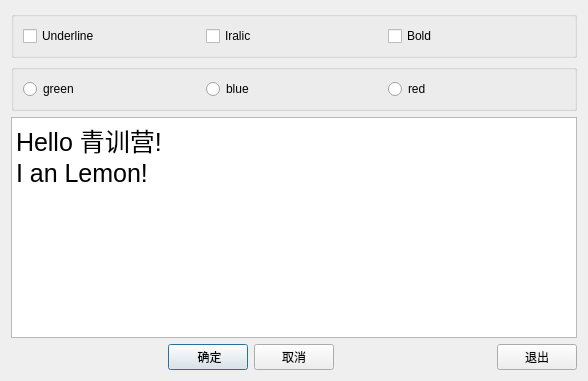
<?xml version="1.0" encoding="UTF-8"?>
<ui version="4.0">
 <class>Dialog</class>
 <widget class="QDialog" name="Dialog">
  <property name="geometry">
   <rect>
    <x>0</x>
    <y>0</y>
    <width>588</width>
    <height>381</height>
   </rect>
  </property>
  <property name="windowTitle">
   <string>Dialog</string>
  </property>
  <layout class="QVBoxLayout" name="verticalLayout">
   <item>
    <widget class="QGroupBox" name="groupBox">
     <property name="title">
      <string/>
     </property>
     <layout class="QHBoxLayout" name="horizontalLayout">
      <item>
       <widget class="QCheckBox" name="checkBoxUnderline">
        <property name="text">
         <string>Underline</string>
        </property>
       </widget>
      </item>
      <item>
       <widget class="QCheckBox" name="checkBoxItalic">
        <property name="text">
         <string>Iralic</string>
        </property>
       </widget>
      </item>
      <item>
       <widget class="QCheckBox" name="checkBoxBlod">
        <property name="text">
         <string>Bold</string>
        </property>
       </widget>
      </item>
     </layout>
    </widget>
   </item>
   <item>
    <widget class="QGroupBox" name="groupBox_2">
     <property name="title">
      <string/>
     </property>
     <layout class="QHBoxLayout" name="horizontalLayout_2">
      <item>
       <widget class="QRadioButton" name="rbtnGreen">
        <property name="text">
         <string>green</string>
        </property>
       </widget>
      </item>
      <item>
       <widget class="QRadioButton" name="rBtnBlue">
        <property name="text">
         <string>blue</string>
        </property>
       </widget>
      </item>
      <item>
       <widget class="QRadioButton" name="rBtnRed">
        <property name="text">
         <string>red</string>
        </property>
       </widget>
      </item>
     </layout>
    </widget>
   </item>
   <item>
    <widget class="QPlainTextEdit" name="plainTextEdit">
     <property name="font">
      <font>
       <pointsize>19</pointsize>
       <weight>50</weight>
       <bold>false</bold>
      </font>
     </property>
     <property name="plainText">
      <string>Hello 青训营!
I an Lemon!</string>
     </property>
    </widget>
   </item>
   <item>
    <layout class="QHBoxLayout" name="horizontalLayout_3">
     <item>
      <spacer name="horizontalSpacer_2">
       <property name="orientation">
        <enum>Qt::Horizontal</enum>
       </property>
       <property name="sizeHint" stdset="0">
        <size>
         <width>40</width>
         <height>20</height>
        </size>
       </property>
      </spacer>
     </item>
     <item>
      <widget class="QPushButton" name="btnOK">
       <property name="text">
        <string> 确定</string>
       </property>
      </widget>
     </item>
     <item>
      <widget class="QPushButton" name="btnCancel">
       <property name="text">
        <string>取消</string>
       </property>
      </widget>
     </item>
     <item>
      <spacer name="horizontalSpacer">
       <property name="orientation">
        <enum>Qt::Horizontal</enum>
       </property>
       <property name="sizeHint" stdset="0">
        <size>
         <width>40</width>
         <height>20</height>
        </size>
       </property>
      </spacer>
     </item>
     <item>
      <widget class="QPushButton" name="btnClose">
       <property name="text">
        <string>退出</string>
       </property>
      </widget>
     </item>
    </layout>
   </item>
  </layout>
 </widget>
 <resources/>
 <connections>
  <connection>
   <sender>btnOK</sender>
   <signal>clicked()</signal>
   <receiver>Dialog</receiver>
   <slot>accept()</slot>
   <hints>
    <hint type="sourcelabel">
     <x>194</x>
     <y>354</y>
    </hint>
    <hint type="destinationlabel">
     <x>293</x>
     <y>190</y>
    </hint>
   </hints>
  </connection>
  <connection>
   <sender>btnCancel</sender>
   <signal>clicked()</signal>
   <receiver>Dialog</receiver>
   <slot>reject()</slot>
   <hints>
    <hint type="sourcelabel">
     <x>294</x>
     <y>354</y>
    </hint>
    <hint type="destinationlabel">
     <x>293</x>
     <y>190</y>
    </hint>
   </hints>
  </connection>
  <connection>
   <sender>btnClose</sender>
   <signal>clicked()</signal>
   <receiver>Dialog</receiver>
   <slot>close()</slot>
   <hints>
    <hint type="sourcelabel">
     <x>529</x>
     <y>354</y>
    </hint>
    <hint type="destinationlabel">
     <x>293</x>
     <y>190</y>
    </hint>
   </hints>
  </connection>
 </connections>
</ui>
